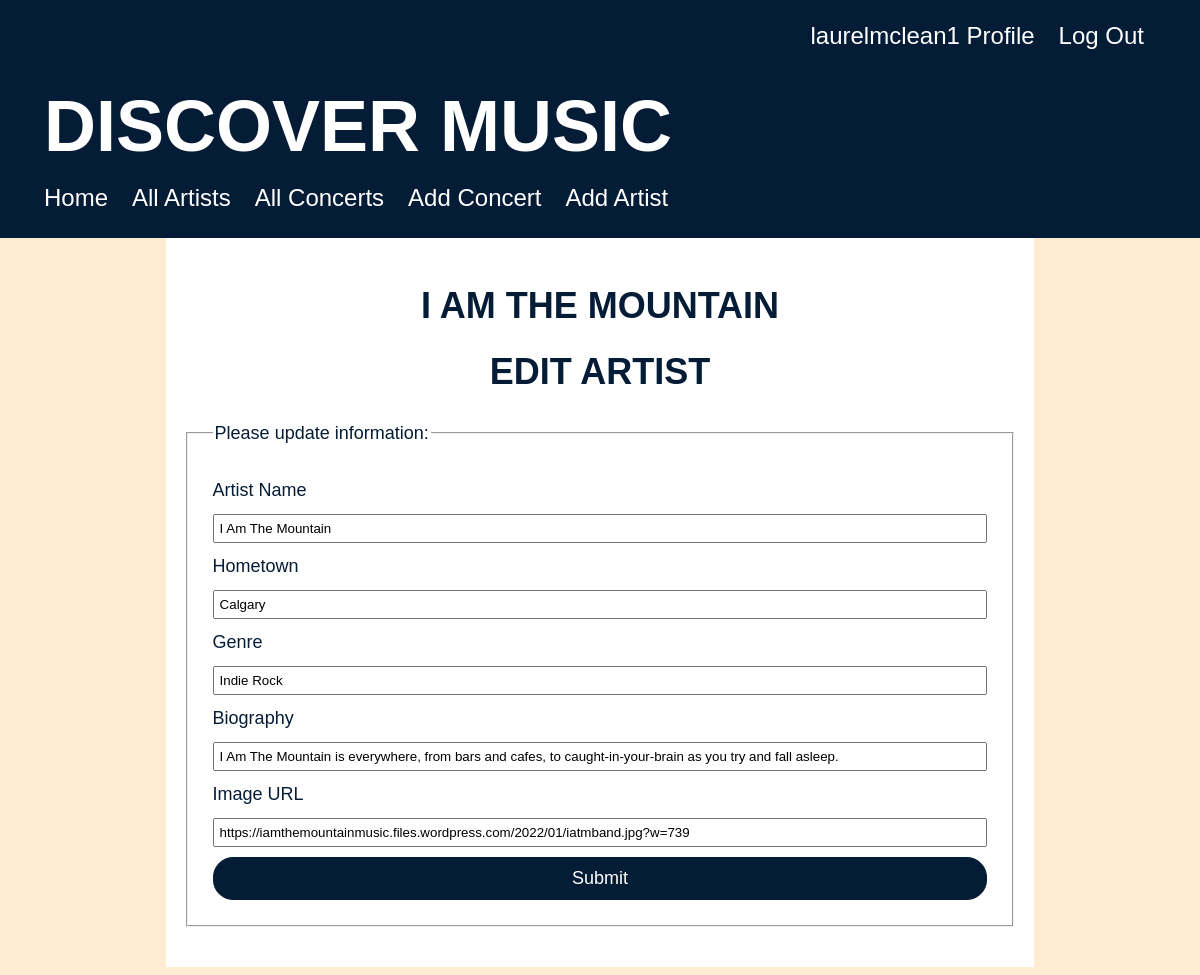
The page /artist/1/edit (signed in) on the database its author committed.
### concert_app/models.py (models this page shows, shortened)
class User(UserMixin, db.Model):
    id = db.Column(db.Integer, primary_key=True)
    username = db.Column(db.String(80), nullable=False, unique=True)
    password = db.Column(db.String(80), nullable=False)
    attending = db.relationship(
        'Concert', secondary='user_concert', back_populates='guests_attending')
    favourites = db.relationship(
        'Artist', secondary='user_artist', back_populates='fans')

class Artist(db.Model):
    id = db.Column(db.Integer, primary_key=True)
    name = db.Column(db.String(80), nullable=False)
    hometown = db.Column(db.String(80), nullable=False)
    image = db.Column(URLType)
    genre = db.Column(db.String(80), nullable=False)
    biography = db.Column(db.String(250), nullable=False)
    upcoming_concerts = db.relationship('Concert', back_populates='artist_playing')
    fans = db.relationship(
        'User', secondary='user_artist', back_populates='favourites')

### concert_app/main/routes.py (the view)
@main.route('/artist/<artist_id>/edit', methods=['GET', 'POST'])
@login_required
def edit_artist(artist_id):
    artist = Artist.query.get(artist_id)
    form = ArtistForm(obj=artist)
    if form.validate_on_submit():
        form.populate_obj(artist)
        db.session.add(artist)
        db.session.commit()
        flash('Artist was updated successfully')
        return redirect(url_for('main.artist_detail',artist_id=artist.id))
    artist = Artist.query.get(artist_id)
    return render_template('edit_artist.html', artist=artist, form=form)

### concert_app/main/forms.py
class ArtistForm(FlaskForm):
    name = StringField('Artist Name', validators=[DataRequired()])
    hometown = StringField('Hometown', validators=[DataRequired()])
    genre = StringField('Genre', validators=[DataRequired()])
    biography = StringField('Biography', validators=[DataRequired()])
    image = StringField('Image URL')
    submit = SubmitField('Submit')

### concert_app/extensions.py (called while the page is built)
@login_manager.user_loader
def load_user(user_id):
    return User.query.get(user_id)

### concert_app/templates/edit_artist.html (shortened to what this page needs)
{% extends 'base.html' %}
{% block content %}
<h2>{{ artist.name }}</h2>
<h2>Edit Artist</h2>
<form method="POST" action="{{ url_for('main.edit_artist', artist_id=artist.id) }}">
    <fieldset>
        <legend>Please update information:</legend>
        {{ form.name.label }}
        {{ form.name }}
        {{ form.hometown.label }}
        {{ form.hometown }}
        {{ form.genre.label }}
        {{ form.genre }}
        {{ form.biography.label }}
        {{ form.biography }}
        {{ form.image.label }}
        {{ form.image }}
        {{ form.submit }}
    </fieldset>
</form>
{% endblock %}

### concert_app/templates/base.html (shortened to what this page needs)
<!DOCTYPE html>
<html>
<head>
    <link rel="stylesheet" href="/static/style.css">
</head>
<body>
    <div class="header">
        <nav class="nav-profile">
            {% if current_user.is_authenticated %}
            <a href="/profile/{{current_user.username}}">{{ current_user.username }} Profile</a>
            <a href="/logout">Log Out</a>
            {% else %}
            <a href="/signup">Sign Up</a>
            <a href="/login">Log In</a>
            {% endif %}
        </nav>
        <a href="/">
            <h1>Discover Music</h1>
        </a>
        <nav class="nav-tabs">
            <a href="/">Home</a>
            <a href="/artist">All Artists</a>
            <a href="/concert">All Concerts</a>
            {% if current_user.is_authenticated %}
            <a href="/new_concert">Add Concert</a>
            <a href="/new_artist">Add Artist</a>
            {% endif %}
        </nav>
    </div>
    <div id="content">
        {% block content %}{% endblock %}
    </div>
</body>
</html>

### concert_app/static/style.css (style rules this page uses)
body { background-color: #FFECD1; font-size: 18px; font-family: Helvetica, sans-serif; line-height: 1.5; font-weight: 100; display: flex; flex-direction: column; align-items: center; }
#content { width: 70%; background-color: white; padding: 20px; color: #041c36; }
.header { width: 100%; height: 200px; padding: 20px; margin: 0; margin-top: -10px; background-color: #041c36; color: white }
fieldset { display: flex; flex-direction: column; margin: 20px 0; padding: 20px; }
fieldset * { margin: 5px; }
fieldset input { padding: 5px; }
h1 { color: white; text-align: left; font-family: helvetica, sans-serif; font-size: 4em; text-transform: uppercase; margin-top: 0.25em; margin-left: 0.5em; margin-bottom: 0; }
h2 { text-align: center; font-size: 2em; font-family: Helvetica, sans-serif; color: #041c36; text-transform: uppercase; line-height: 1; }
input[type=submit] { background: #041c36; color: white; border-width: 1px; border-style: solid; border-color: #041c36; border-radius: 20px; padding: 10px 14px; font-size: 18px; }
.header a { color: white; text-decoration: none; }
.nav-tabs { display: flex; justify-content: left; margin-left: 1.5em; font-size: 24px; gap: 24px; }
.nav-profile { display: flex; justify-content: right; margin-right: 2em; font-size: 24px; gap: 24px; }

### rows shown on the page
User: username "laurelmclean1"
Artist: name "I AM THE MOUNTAIN", name "I Am The Mountain", hometown "Calgary", genre "Indie Rock", biography "I Am The Mountain is everywhere, from bars and cafes, to caught-in-your-brain as you try and fall asleep.", image "https://iamthemountainmusic.files.wordpress.com/2022/01/iatmband.jpg?w=739"
